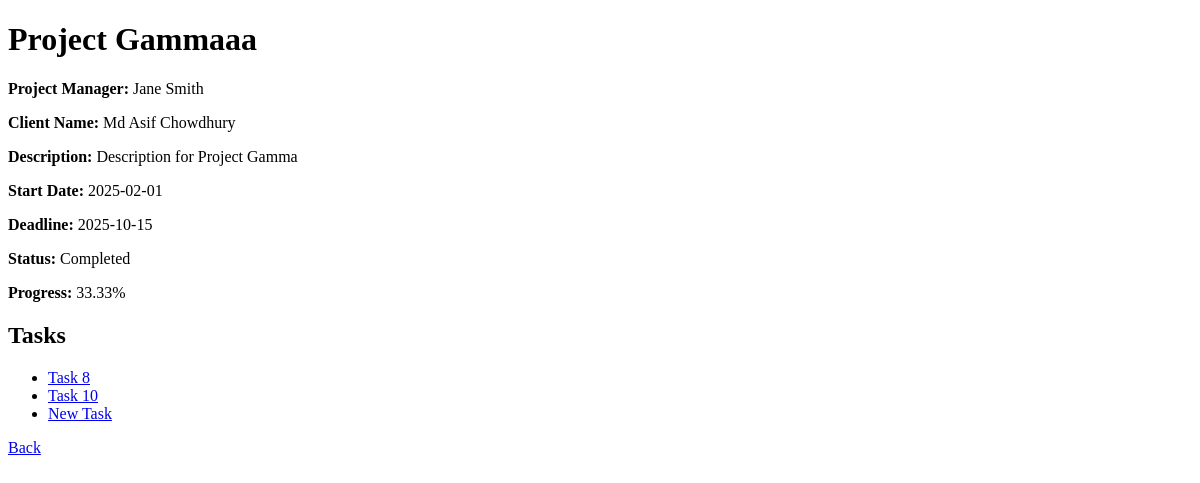
/controller/client-project-controller.php?action=view&project_id=3 (signed in), run on the app's committed database.
### tables this page shows
CREATE TABLE `projects` (
  `project_id` int(11) NOT NULL,
  `client_id` int(11) NOT NULL,
  `pm_id` int(11) DEFAULT NULL,
  `name` varchar(100) NOT NULL,
  `description` text NOT NULL,
  `start_date` date DEFAULT NULL,
  `deadline` date NOT NULL,
  `status` varchar(50) NOT NULL DEFAULT 'Pending Approval',
  `type` varchar(50) NOT NULL DEFAULT 'Proposal',
  `comment` text DEFAULT NULL,
  `client_feedback` text DEFAULT NULL,
  `progress` decimal(5,2) DEFAULT 0.00
);

CREATE TABLE `usr` (
  `userid` int(11) NOT NULL,
  `firstname` varchar(255) NOT NULL,
  `lastname` varchar(255) NOT NULL,
  `name` varchar(255) NOT NULL,
  `email` varchar(255) NOT NULL,
  `password` varchar(255) NOT NULL,
  `roleid` int(11) DEFAULT NULL
);

CREATE TABLE `tasks` (
  `task_id` int(11) NOT NULL,
  `project_id` int(11) NOT NULL,
  `developer_id` int(11) DEFAULT NULL,
  `name` varchar(100) NOT NULL,
  `description` text NOT NULL,
  `start_date` date NOT NULL,
  `deadline` date NOT NULL,
  `status` varchar(50) NOT NULL DEFAULT 'Not Started',
  `pm_comment` text DEFAULT NULL,
  `timestamp` timestamp NOT NULL DEFAULT current_timestamp() ON UPDATE current_timestamp(),
  `file_data` longblob DEFAULT NULL,
  `file_name` varchar(255) DEFAULT NULL,
  `file_type` varchar(255) DEFAULT NULL
);

### model/project-model.php (called while the page is built, shortened)
<?php
function getProjectInfo($projectId) {
    $conn = getDbConnection();
    $sql = "SELECT *
            FROM projects
            WHERE project_id = ?";
    $stmt = $conn->prepare($sql);
    $stmt->bind_param("i", $projectId);
    $stmt->execute();
    $result = $stmt->get_result();
    $projectInfo = $result->fetch_assoc();
    return $projectInfo;
}
?>

### model/user-model.php (called while the page is built, shortened)
<?php
function getUserInfo($userId)
{
    $conn = getDbConnection();
    $sql = "SELECT userid, firstname, lastname, name, email, roleid
            FROM usr
            WHERE userid = ?";
    $stmt = $conn->prepare($sql);
    $stmt->bind_param("i", $userId);
    $stmt->execute();
    $result = $stmt->get_result();
    $user = $result->fetch_assoc();
    return $user;
}
function getUserName($userId)
{
    $userInfo = getUserInfo($userId);
    $firstname = $userInfo['firstname'] ?? 'Unassigned';
    $lastname = $userInfo['lastname'] ?? '';
    return trim("$firstname $lastname");
}
?>

### model/task-model.php (called while the page is built, shortened)
<?php
function getTasksForProject($projectId) {
    $conn = getDbConnection();
    $sql = "SELECT * FROM tasks WHERE project_id = ?";
    $stmt = $conn->prepare($sql);
    $stmt->bind_param("i", $projectId);
    $stmt->execute();
    $result = $stmt->get_result();
    $tasks = [];
    while ($row = $result->fetch_assoc()) {
        $tasks[] = $row;
    }
    return $tasks;
}
?>

### view/client-project-view.php (the view, shortened to what this page needs)
<!DOCTYPE html>
<html lang="en">
<head>
    <link rel="stylesheet" href="../css/styles.css">
</head>
<body>
<h1><?php echo $project['name']; ?></h1>
<p><strong>Project Manager:</strong> <?php echo $pmName; ?></p>
<p><strong>Client Name:</strong> <?php echo $clientName; ?></p>
<p><strong>Description:</strong> <?php echo $project['description']; ?></p>
<p><strong>Start Date:</strong> <?php echo $project['start_date']; ?></p>
<p><strong>Deadline:</strong> <?php echo $project['deadline']; ?></p>
<p><strong>Status:</strong> <?php echo $project['status']; ?></p>
<p><strong>Progress:</strong> <?php echo $project['progress']; ?>%</p>
<h2>Tasks</h2>
<ul>
    <?php foreach ($tasks as $task) { ?>
        <li>
            <a href="../controller/client-task-controller.php?action=view&task_id=<?php echo $task['task_id']; ?>"><?php echo $task['name']; ?></a>
        </li>
    <?php } ?>
</ul>
<a href="../controller/client-dashboard-controller.php">Back</a>
</body>
</html>

### data on the page
projects: name "Project Gammaaa", pm.lastname "Jane Smith", client.lastname "Md Asif Chowdhury", description "Description for Project Gamma", start_date "2025-02-01", deadline "2025-10-15", status "Completed", progress "33.33"
tasks: name "Task 8"
tasks: name "Task 10"
tasks: name "New Task"
